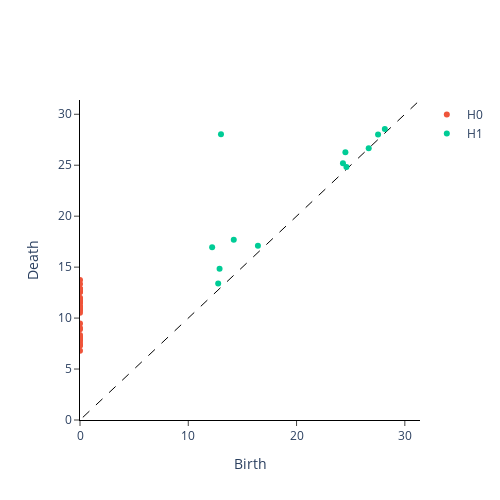

The notebook cell this image was saved under:
### Markdown cell above
We can plot the persistence diagram for the embedding of the same sliding window as before. One way is using the `plot_diagram` function.

### Code cell
plot_diagram(X_diagrams[window_number])

### Figure 1 — Plotly figure (JSON) as saved in the notebook; plotly's stock layout.template omitted (floating-point values rounded to 4 significant figures)
{"data": [{"hoverinfo": "none", "line": {"color": "black", "dash": "dash", "width": 1}, "mode": "lines", "showlegend": false, "type": "scatter", "x": [-2855.0, 2855.0], "y": [-2855.0, 2855.0]}, {"mode": "markers", "name": "H0", "type": "scatter", "x": [0, 0, 0, 0, 0, 0, 0, 0, 0, 0, 0, 0, 0, 0, 0, 0, 0, 0, 0, 0, 0, 0, 0, 0, 0, 0, 0, 0, 0, 0, 0, 0, 0, 0, 0, 0, 0, 0, 0, 0], "y": [6.785, 7.304, 7.325, 7.579, 7.879, 7.9, 7.902, 7.97, 8.063, 8.132, 8.345, 8.908, 9.038, 9.458, 10.52, 10.8, 10.83, 10.97, 11.14, 11.15, 11.5, 11.52, 11.6, 11.67, 11.68, 11.72, 11.72, 11.83, 11.85, 11.88, 12.01, 12.56, 12.57, 12.79, 12.79, 12.81, 12.86, 12.88, 13.35, 13.73]}, {"mode": "markers", "name": "H1", "type": "scatter", "x": [28.15, 27.53, 26.66, 24.6, 24.51, 24.28, 16.43, 14.2, 13.02, 12.89, 12.76, 12.2], "y": [28.55, 28.02, 26.66, 24.83, 26.28, 25.2, 17.09, 17.68, 28.04, 14.84, 13.4, 16.96]}, {"mode": "markers", "name": "H2", "type": "scatter", "x": [], "y": []}], "layout": {"height": 500, "plot_bgcolor": "white", "width": 500, "xaxis": {"anchor": "y", "exponentformat": "e", "linecolor": "black", "linewidth": 1, "mirror": false, "range": [0, 31.4], "showexponent": "all", "showline": true, "side": "bottom", "ticks": "outside", "title": {"text": "Birth"}, "type": "linear", "zeroline": true}, "yaxis": {"anchor": "x", "exponentformat": "e", "linecolor": "black", "linewidth": 1, "mirror": false, "range": [0, 31.4], "showexponent": "all", "showline": true, "side": "left", "ticks": "outside", "title": {"text": "Death"}, "type": "linear", "zeroline": true}}}
